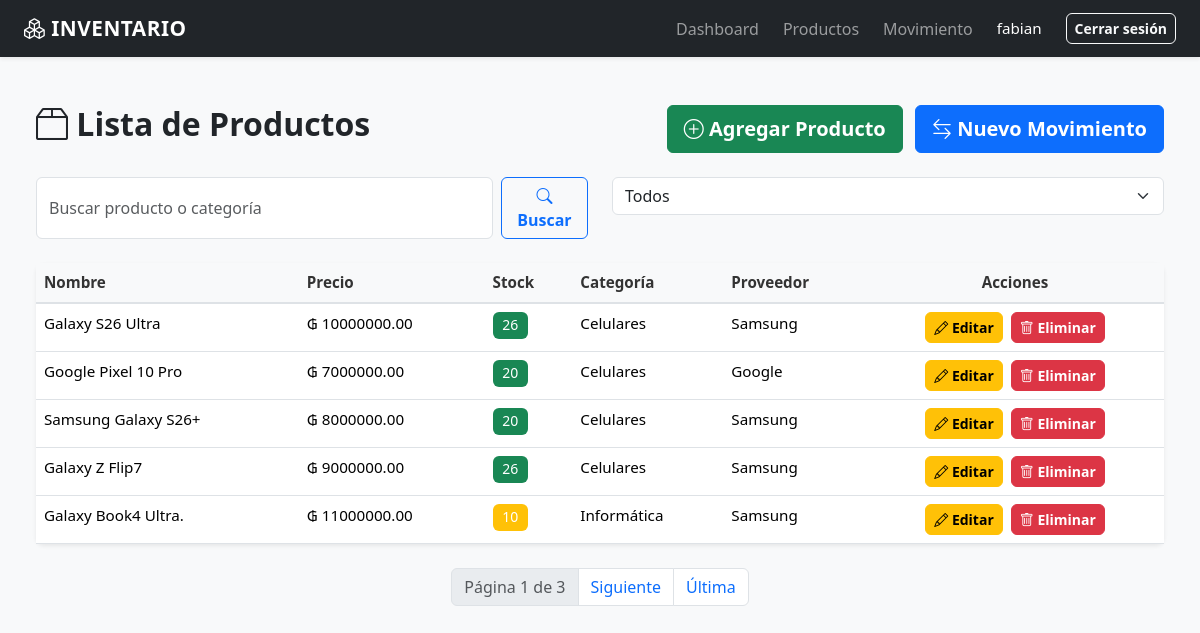
/productos/ (signed in), run on an earlier commit of the app's database.
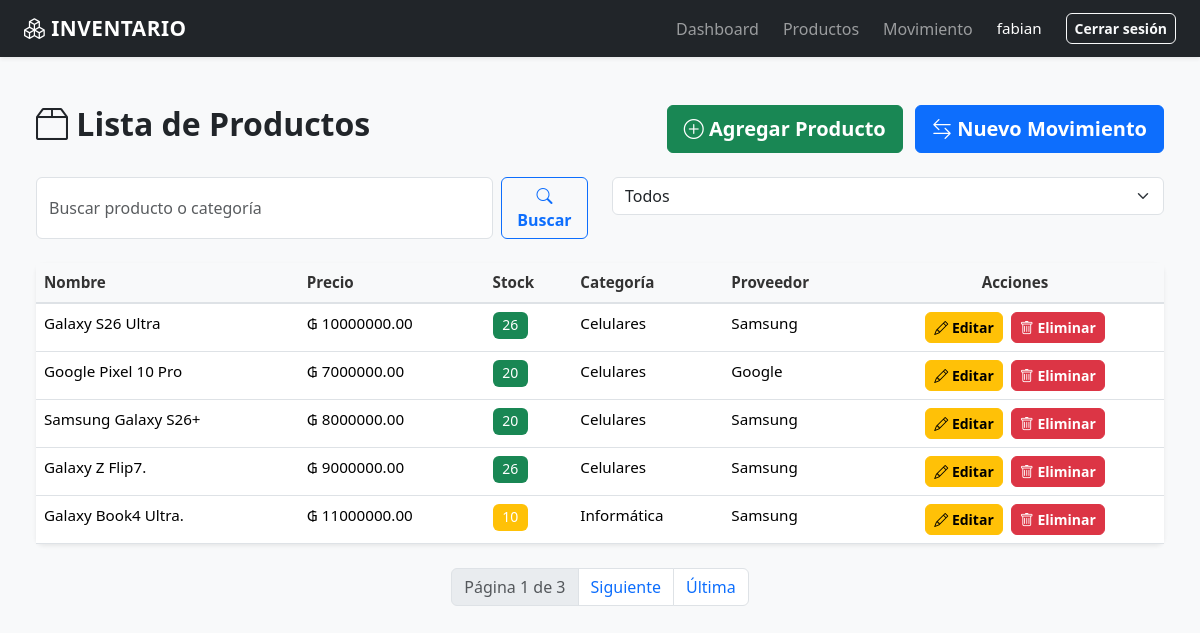
And on a later commit of the database.
### inventario/models.py (models this page shows, shortened)
class Producto(models.Model):
    nombre = models.CharField(max_length=100)
    precio = models.DecimalField(max_digits=10, decimal_places=2)
    stock = models.IntegerField(default=0)
    categoria = models.ForeignKey(Categoria, on_delete=models.CASCADE)
    proveedor = models.ForeignKey(Proveedor, on_delete=models.CASCADE)

class Categoria(models.Model):
    nombre = models.CharField(max_length=100)

class Proveedor(models.Model):
    nombre = models.CharField(max_length=100)
    telefono = models.CharField(max_length=20)

### inventario/views.py (the view)
# urls.py: path('productos/', lista_productos, name='lista_productos'),
@login_required
def lista_productos(request):
    productos_lista = Producto.objects.select_related(
        'categoria',
        'proveedor'
    )
    busqueda = request.GET.get('buscar')
    if busqueda:
        productos_lista = productos_lista.filter(
            Q(nombre__icontains=busqueda)
            |
            Q(categoria__nombre__icontains=busqueda)
        )
    paginator = Paginator(
        productos_lista,
        5
    )
    page_number = request.GET.get('page')
    productos = paginator.get_page(page_number)
    return render(
        request,
        'inventario/lista_productos.html',
        {
            'productos': productos
        }
    )

### inventario/templates/inventario/lista_productos.html (shortened to what the changed rows need)
{% extends 'inventario/base.html' %}
{% block content %}
<div class="container-fluid">
    <div class="row mb-4 mt-4">
        <div class="col-md-6">
            <h2 class="fw-bold text-dark">
                <i class="bi bi-box2"></i> Lista de Productos
            </h2>
        </div>
    </div>
    <div class="card border-0 shadow-sm">
        <div class="table-responsive">
            <table class="table table-hover mb-0">
                <thead class="table-light">
                    <tr>
                        <th>Nombre</th>
                        <th>Precio</th>
                        <th>Stock</th>
                        <th>Categoría</th>
                        <th>Proveedor</th>
                        <th class="text-center">Acciones</th>
                    </tr>
                </thead>
                <tbody>
                    {% for producto in productos %}
                        <tr class="fila-producto" data-stock="{{ producto.stock }}">
                            <td class="fw-5">{{ producto.nombre }}</td>
                            <td>₲ {{ producto.precio }}</td>
                            <td>
                                <span class="badge {% if producto.stock > 10 %}bg-success{% elif producto.stock > 0 %}bg-warning{% else %}bg-danger{% endif %}">
                                    {{ producto.stock }}
                                </span>
                            </td>
                            <td>{{ producto.categoria.nombre }}</td>
                            <td>{{ producto.proveedor.nombre }}</td>
                            <td>
                                <div class="d-flex gap-2 justify-content-center">
                                    <a href="/productos/{{ producto.id }}/editar" class="btn btn-warning btn-sm">
                                        <i class="bi bi-pencil"></i> Editar
                                    </a>
                                    <a href="/productos/{{ producto.id }}/eliminar/" class="btn btn-danger btn-sm" onclick="return confirm('¿Estás seguro?')">
                                        <i class="bi bi-trash"></i> Eliminar
                                    </a>
                                </div>
                            </td>
                        </tr>
                    {% endfor %}
                </tbody>
            </table>
        </div>
    </div>
</div>
{% endblock content %}

What changed in the data, as far as the page shows it:
changed Producto: nombre "Galaxy Z Flip7" → "Galaxy Z Flip7."
